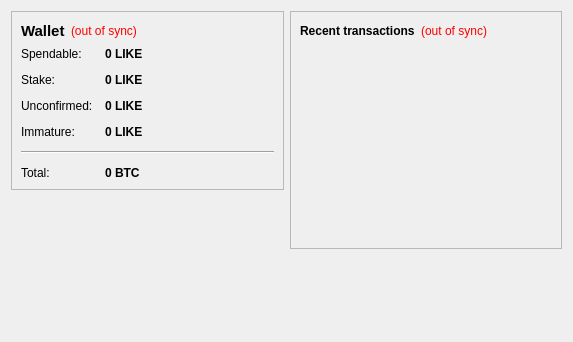
<?xml version="1.0" encoding="UTF-8"?>
<ui version="4.0">
 <class>OverviewPage</class>
 <widget class="QWidget" name="OverviewPage">
  <property name="geometry">
   <rect>
    <x>0</x>
    <y>0</y>
    <width>573</width>
    <height>342</height>
   </rect>
  </property>
  <property name="windowTitle">
   <string>Form</string>
  </property>
  <layout class="QHBoxLayout" name="horizontalLayout" stretch="1,1">
   <item>
    <layout class="QVBoxLayout" name="verticalLayout_2">
     <item>
      <widget class="QFrame" name="frame">
       <property name="frameShape">
        <enum>QFrame::StyledPanel</enum>
       </property>
       <property name="frameShadow">
        <enum>QFrame::Raised</enum>
       </property>
       <layout class="QVBoxLayout" name="verticalLayout_4">
        <item>
         <layout class="QHBoxLayout" name="horizontalLayout_4">
          <item>
           <widget class="QLabel" name="label_5">
            <property name="font">
             <font>
              <pointsize>11</pointsize>
              <weight>75</weight>
              <bold>true</bold>
             </font>
            </property>
            <property name="text">
             <string>Wallet</string>
            </property>
           </widget>
          </item>
          <item>
           <widget class="QLabel" name="labelWalletStatus">
            <property name="toolTip">
             <string>The displayed information may be out of date. Your wallet automatically synchronizes with the LikeCoin network after a connection is established, but this process has not completed yet.</string>
            </property>
            <property name="styleSheet">
             <string notr="true">QLabel { color: red; }</string>
            </property>
            <property name="text">
             <string notr="true">(out of sync)</string>
            </property>
            <property name="alignment">
             <set>Qt::AlignLeading|Qt::AlignLeft|Qt::AlignVCenter</set>
            </property>
           </widget>
          </item>
          <item>
           <spacer name="horizontalSpacer_2">
            <property name="orientation">
             <enum>Qt::Horizontal</enum>
            </property>
            <property name="sizeHint" stdset="0">
             <size>
              <width>40</width>
              <height>20</height>
             </size>
            </property>
           </spacer>
          </item>
         </layout>
        </item>
        <item>
         <layout class="QFormLayout" name="formLayout_2">
          <property name="fieldGrowthPolicy">
           <enum>QFormLayout::AllNonFixedFieldsGrow</enum>
          </property>
          <property name="horizontalSpacing">
           <number>12</number>
          </property>
          <property name="verticalSpacing">
           <number>12</number>
          </property>
          <item row="0" column="0">
           <widget class="QLabel" name="label">
            <property name="text">
             <string>Spendable:</string>
            </property>
           </widget>
          </item>
          <item row="0" column="1">
           <widget class="QLabel" name="labelBalance">
            <property name="font">
             <font>
              <weight>75</weight>
              <bold>true</bold>
             </font>
            </property>
            <property name="cursor">
             <cursorShape>IBeamCursor</cursorShape>
            </property>
            <property name="toolTip">
             <string>Your current spendable balance</string>
            </property>
            <property name="text">
             <string notr="true">0 LIKE</string>
            </property>
            <property name="textInteractionFlags">
             <set>Qt::LinksAccessibleByMouse|Qt::TextSelectableByKeyboard|Qt::TextSelectableByMouse</set>
            </property>
           </widget>
          </item>
          <item row="1" column="0">
           <widget class="QLabel" name="label_6">
            <property name="text">
             <string>Stake:</string>
            </property>
           </widget>
          </item>
          <item row="1" column="1">
           <widget class="QLabel" name="labelStake">
            <property name="font">
             <font>
              <weight>75</weight>
              <bold>true</bold>
             </font>
            </property>
            <property name="cursor">
             <cursorShape>IBeamCursor</cursorShape>
            </property>
            <property name="toolTip">
             <string>Total of coins that was staked, and do not yet count toward the current balance</string>
            </property>
            <property name="text">
             <string notr="true">0 LIKE</string>
            </property>
            <property name="textInteractionFlags">
             <set>Qt::LinksAccessibleByMouse|Qt::TextSelectableByKeyboard|Qt::TextSelectableByMouse</set>
            </property>
           </widget>
          </item>
          <item row="2" column="0">
           <widget class="QLabel" name="label_3">
            <property name="text">
             <string>Unconfirmed:</string>
            </property>
           </widget>
          </item>
          <item row="2" column="1">
           <widget class="QLabel" name="labelUnconfirmed">
            <property name="font">
             <font>
              <weight>75</weight>
              <bold>true</bold>
             </font>
            </property>
            <property name="cursor">
             <cursorShape>IBeamCursor</cursorShape>
            </property>
            <property name="toolTip">
             <string>Total of transactions that have yet to be confirmed, and do not yet count toward the current balance</string>
            </property>
            <property name="text">
             <string notr="true">0 LIKE</string>
            </property>
            <property name="textInteractionFlags">
             <set>Qt::LinksAccessibleByMouse|Qt::TextSelectableByKeyboard|Qt::TextSelectableByMouse</set>
            </property>
           </widget>
          </item>
          <item row="3" column="0">
           <widget class="QLabel" name="labelImmatureText">
            <property name="text">
             <string>Immature:</string>
            </property>
           </widget>
          </item>
          <item row="3" column="1">
           <widget class="QLabel" name="labelImmature">
            <property name="font">
             <font>
              <weight>75</weight>
              <bold>true</bold>
             </font>
            </property>
            <property name="toolTip">
             <string>Mined balance that has not yet matured</string>
            </property>
            <property name="text">
             <string notr="true">0 LIKE</string>
            </property>
            <property name="textInteractionFlags">
             <set>Qt::LinksAccessibleByMouse|Qt::TextSelectableByKeyboard|Qt::TextSelectableByMouse</set>
            </property>
           </widget>
          </item>
          <item row="4" column="0" colspan="2">
           <widget class="Line" name="line">
            <property name="orientation">
             <enum>Qt::Horizontal</enum>
            </property>
           </widget>
          </item>
          <item row="5" column="0">
           <widget class="QLabel" name="labelTotalText">
            <property name="text">
             <string>Total:</string>
            </property>
           </widget>
          </item>
          <item row="5" column="1">
           <widget class="QLabel" name="labelTotal">
            <property name="font">
             <font>
              <weight>75</weight>
              <bold>true</bold>
             </font>
            </property>
            <property name="cursor">
             <cursorShape>IBeamCursor</cursorShape>
            </property>
            <property name="toolTip">
             <string>Your current total balance</string>
            </property>
            <property name="text">
             <string notr="true">0 BTC</string>
            </property>
            <property name="textInteractionFlags">
             <set>Qt::LinksAccessibleByMouse|Qt::TextSelectableByKeyboard|Qt::TextSelectableByMouse</set>
            </property>
           </widget>
          </item>
         </layout>
        </item>
       </layout>
      </widget>
     </item>
     <item>
      <spacer name="verticalSpacer">
       <property name="orientation">
        <enum>Qt::Vertical</enum>
       </property>
       <property name="sizeHint" stdset="0">
        <size>
         <width>20</width>
         <height>40</height>
        </size>
       </property>
      </spacer>
     </item>
    </layout>
   </item>
   <item>
    <layout class="QVBoxLayout" name="verticalLayout_3">
     <item>
      <widget class="QFrame" name="frame_2">
       <property name="frameShape">
        <enum>QFrame::StyledPanel</enum>
       </property>
       <property name="frameShadow">
        <enum>QFrame::Raised</enum>
       </property>
       <layout class="QVBoxLayout" name="verticalLayout">
        <item>
         <layout class="QHBoxLayout" name="horizontalLayout_2">
          <item>
           <widget class="QLabel" name="label_4">
            <property name="text">
             <string>&lt;b&gt;Recent transactions&lt;/b&gt;</string>
            </property>
           </widget>
          </item>
          <item>
           <widget class="QLabel" name="labelTransactionsStatus">
            <property name="toolTip">
             <string>The displayed information may be out of date. Your wallet automatically synchronizes with the LikeCoin network after a connection is established, but this process has not completed yet.</string>
            </property>
            <property name="styleSheet">
             <string notr="true">QLabel { color: red; }</string>
            </property>
            <property name="text">
             <string notr="true">(out of sync)</string>
            </property>
            <property name="alignment">
             <set>Qt::AlignRight|Qt::AlignTrailing|Qt::AlignVCenter</set>
            </property>
           </widget>
          </item>
          <item>
           <spacer name="horizontalSpacer">
            <property name="orientation">
             <enum>Qt::Horizontal</enum>
            </property>
            <property name="sizeHint" stdset="0">
             <size>
              <width>40</width>
              <height>20</height>
             </size>
            </property>
           </spacer>
          </item>
         </layout>
        </item>
        <item>
         <widget class="QListView" name="listTransactions">
          <property name="styleSheet">
           <string notr="true">QListView { background: transparent; }</string>
          </property>
          <property name="frameShape">
           <enum>QFrame::NoFrame</enum>
          </property>
          <property name="verticalScrollBarPolicy">
           <enum>Qt::ScrollBarAlwaysOff</enum>
          </property>
          <property name="horizontalScrollBarPolicy">
           <enum>Qt::ScrollBarAlwaysOff</enum>
          </property>
          <property name="selectionMode">
           <enum>QAbstractItemView::NoSelection</enum>
          </property>
         </widget>
        </item>
       </layout>
      </widget>
     </item>
     <item>
      <spacer name="verticalSpacer_2">
       <property name="orientation">
        <enum>Qt::Vertical</enum>
       </property>
       <property name="sizeHint" stdset="0">
        <size>
         <width>20</width>
         <height>40</height>
        </size>
       </property>
      </spacer>
     </item>
    </layout>
   </item>
  </layout>
 </widget>
 <resources/>
 <connections/>
</ui>
